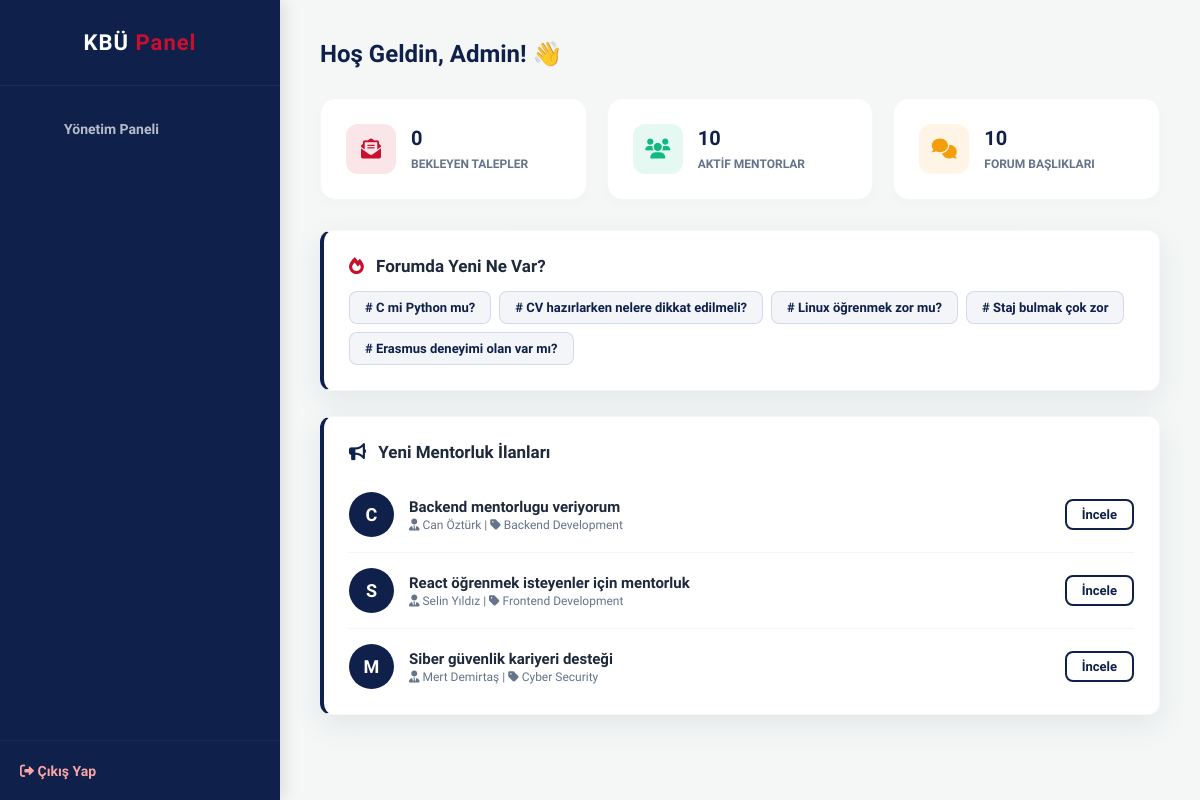
The page /kariyer_platformu/dashboard.php (signed in) on the database its author committed.
### tables this page shows
CREATE TABLE forum_posts (
    id INT PRIMARY KEY AUTO_INCREMENT,
    user_id INT NOT NULL,
    category_id INT NOT NULL,
    title VARCHAR(255) NOT NULL,
    content TEXT NOT NULL,
    is_anonymous BOOLEAN DEFAULT FALSE,
    created_at TIMESTAMP DEFAULT CURRENT_TIMESTAMP,
    FOREIGN KEY (user_id) REFERENCES users(id) ON DELETE CASCADE,
    FOREIGN KEY (category_id) REFERENCES forum_categories(id) ON DELETE CASCADE,
    FULLTEXT(title, content)
);

CREATE TABLE mentor_ads (
    ads_id INT PRIMARY KEY AUTO_INCREMENT,
    graduate_id INT NOT NULL,
    expertise VARCHAR(100) NOT NULL,
    title VARCHAR(255) NOT NULL,
    created_at TIMESTAMP DEFAULT CURRENT_TIMESTAMP,
    FOREIGN KEY (graduate_id) REFERENCES graduates(user_id) ON DELETE CASCADE
);

CREATE TABLE users (
    id INT PRIMARY KEY AUTO_INCREMENT,
    first_name VARCHAR(100) NOT NULL,
    last_name VARCHAR(100) NOT NULL,
    email VARCHAR(255) UNIQUE NOT NULL,
    password VARCHAR(255) NOT NULL,
    role ENUM('student', 'graduate', 'admin') NOT NULL,
    is_verified BOOLEAN DEFAULT FALSE,
    gender ENUM('male', 'female', 'other') NULL,
    created_at TIMESTAMP DEFAULT CURRENT_TIMESTAMP
);

### kariyer_platformu/dashboard.php (the view, shortened to what this page needs)
<?php
require_once 'includes/db.php';
$user_id = $_SESSION['user_id'];
$first_name = $_SESSION['first_name'];
$role = $_SESSION['role'];
$stats = array(
    'request_count' => 0,
    'forum_count' => 0,
    'active_mentors' => 0
);
try {
    if ($role == 'student') {
        $q = $conn->prepare("SELECT COUNT(*) as total FROM mentor_applications WHERE student_id = ?");
    } else {
        $q = $conn->prepare("SELECT COUNT(*) as total FROM mentor_applications ma
                             JOIN mentor_ads ad ON ma.ads_id = ad.ads_id
                             WHERE ad.graduate_id = ? AND ma.status = 'pending'");
    }
    if ($q) {
        $q->bind_param("i", $user_id);
        $q->execute();
        $res = $q->get_result();
        $row = $res->fetch_assoc();
        $stats['request_count'] = $row['total'];
    }
} catch (Exception $e) {
    $stats['request_count'] = 0;
}
$forum_res = $conn->query("SELECT COUNT(*) FROM forum_posts");
$stats['forum_count'] = ($forum_res) ? $forum_res->fetch_row()[0] : 0;
$mentor_res = $conn->query("SELECT COUNT(DISTINCT graduate_id) FROM mentor_ads");
$stats['active_mentors'] = ($mentor_res) ? $mentor_res->fetch_row()[0] : 0;
$forum_q = $conn->query("SELECT id, title FROM forum_posts ORDER BY created_at DESC LIMIT 5");
$ads_sql = "SELECT ma.ads_id, ma.title, ma.expertise, u.first_name, u.last_name
            FROM mentor_ads ma
            JOIN users u ON ma.graduate_id = u.id
            WHERE u.id != $user_id
            ORDER BY ma.created_at DESC LIMIT 3";
$ads_q = $conn->query($ads_sql);
?>
<!DOCTYPE html>
<html lang="tr">
<head>
    <link rel="stylesheet" href="https://cdnjs.cloudflare.com/ajax/libs/font-awesome/6.0.0/css/all.min.css">
    <link rel="stylesheet" href="assets/css/main.css">
    <link rel="stylesheet" href="assets/css/app.css">
    <link rel="stylesheet" href="assets/css/dashboard.css">
</head>
<body>
    <div class="app-container">
        <?php include 'includes/sidebar.php'; ?>
        <main class="main-content">
            <div class="page-header">
                <h1 class="page-title">Hoş Geldin, <?= htmlspecialchars($first_name) ?>! 👋</h1>
            </div>
            <div class="stats-grid">
                <div class="stat-card">
                    <div class="stat-icon <?= ($role == 'student' ? 'icon-blue' : 'icon-red') ?>">
                        <i class="fa-solid <?= ($role == 'student' ? 'fa-paper-plane' : 'fa-envelope-open-text') ?>"></i>
                    </div>
                    <div class="stat-info">
                        <h3><?= (int) $stats['request_count'] ?></h3>
                        <span><?= ($role == 'student' ? 'Yaptığım Başvurular' : 'Bekleyen Talepler') ?></span>
                    </div>
                </div>
                <div class="stat-card">
                    <div class="stat-icon icon-green"><i class="fa-solid fa-users"></i></div>
                    <div class="stat-info">
                        <h3><?= (int) $stats['active_mentors'] ?></h3>
                        <span>Aktif Mentorlar</span>
                    </div>
                </div>
                <div class="stat-card">
                    <div class="stat-icon icon-yellow"><i class="fa-solid fa-comments"></i></div>
                    <div class="stat-info">
                        <h3><?= (int) $stats['forum_count'] ?></h3>
                        <span>Forum Başlıkları</span>
                    </div>
                </div>
            </div>
            <div class="dashboard-grid">
                <div class="glass-card dashboard-box">
                    <h3 class="box-title"><i class="fa-solid fa-fire icon-red-text"></i> Forumda Yeni Ne Var?</h3>
                    <div class="forum-badges-container">
                        <?php if ($forum_q && $forum_q->num_rows > 0): ?>
                            <?php while ($post = $forum_q->fetch_assoc()): ?>
                                <a href="forum/post_detail.php?id=<?= (int) $post['id'] ?>" class="forum-badge">
                                    # <?= htmlspecialchars($post['title']) ?>
                                </a>
                            <?php endwhile; ?>
                        <?php else: ?>
                            <p class="empty-text">Henüz bir soru sorulmamış.</p>
                        <?php endif; ?>
                    </div>
                </div>
                <div class="glass-card dashboard-box">
                    <h3 class="box-title"><i class="fa-solid fa-bullhorn icon-navy"></i> Yeni Mentorluk İlanları</h3>
                    <div class="mentor-list">
                        <?php if ($ads_q && $ads_q->num_rows > 0): ?>
                            <?php while ($ad = $ads_q->fetch_assoc()): ?>
                                <div class="mentor-item">
                                    <div class="mentor-avatar">
                                        <?= mb_substr(htmlspecialchars($ad['first_name']), 0, 1, 'UTF-8') ?>
                                    </div>
                                    <div class="mentor-info">
                                        <div class="mentor-name"><?= htmlspecialchars($ad['title']) ?></div>
                                        <div class="mentor-year">
                                            <i class="fa-solid fa-user-tie"></i> <?= htmlspecialchars($ad['first_name'] . " " . $ad['last_name']) ?>
                                            | <i class="fa-solid fa-tag"></i> <?= htmlspecialchars($ad['expertise']) ?>
                                        </div>
                                    </div>
                                    <a href="mentor/student_apply.php?ads_id=<?= $ad['ads_id'] ?>" class="btn-outline-navy">İncele</a>
                                </div>
                            <?php endwhile; ?>
                        <?php else: ?>
                            <p class="empty-text">Şu an aktif ilan bulunmuyor.</p>
                        <?php endif; ?>
                    </div>
                </div>
            </div>
        </main>
    </div>
</body>
</html>

### kariyer_platformu/assets/css/main.css (style rules this page uses)
:root { --kbu-lacivert: #0F204B; --kbu-kirmizi: #C8102E; --kbu-beyaz: #FFFFFF; --bg-light: #F4F7F6; --text-dark: #1E293B; --text-muted: #64748B; --card-shadow: 0 10px 30px rgba(15, 32, 75, 0.08); --font-main: 'Plus Jakarta Sans', sans-serif; --transition: all 0.3s ease; }
* { margin: 0; padding: 0; box-sizing: border-box; }
body { font-family: var(--font-main); background-color: var(--bg-light); color: var(--text-dark); min-height: 100vh; }
a { text-decoration: none; color: var(--kbu-lacivert); transition: var(--transition); }
.glass-card { background: var(--kbu-beyaz); border: 1px solid rgba(0, 0, 0, 0.03); border-radius: 24px; box-shadow: var(--card-shadow); padding: 40px; }

### kariyer_platformu/assets/css/app.css (style rules this page uses)
.app-container { display: flex; min-height: 100vh; background-color: var(--bg-light); }
.main-content { flex: 1; margin-left: 280px; padding: 40px; }
.page-header { margin-bottom: 30px; }
.page-title { color: var(--kbu-lacivert); font-size: 24px; margin-bottom: 5px; }

### kariyer_platformu/assets/css/dashboard.css (style rules this page uses)
.stats-grid { display: grid; grid-template-columns: repeat(auto-fit, minmax(250px, 1fr)); gap: 20px; margin-bottom: 30px; }
.stat-card { background: white; padding: 25px; border-radius: 16px; border: 1px solid rgba(0,0,0,0.03); display: flex; align-items: center; box-shadow: 0 4px 10px rgba(0,0,0,0.02); transition: transform 0.2s ease; }
.stat-icon { width: 50px; height: 50px; border-radius: 12px; display: flex; justify-content: center; align-items: center; font-size: 20px; margin-right: 15px; }
.icon-red { background: rgba(200, 16, 46, 0.1); color: var(--kbu-kirmizi); }
.icon-green { background: rgba(16, 185, 129, 0.1); color: #10B981; }
.icon-yellow { background: rgba(245, 158, 11, 0.1); color: #F59E0B; }
.stat-info h3 { font-size: 20px; color: var(--kbu-lacivert); margin: 0 0 3px 0; }
.stat-info span { font-size: 12px; color: var(--text-muted); font-weight: 600; text-transform: uppercase; }
.dashboard-grid { display: grid; grid-template-columns: 1fr; gap: 25px; margin-top: 25px; }
.dashboard-box { padding: 25px; background: white; border-radius: 12px; border-left: 4px solid var(--kbu-lacivert); transition: all 0.3s ease-in-out; }
.box-title { font-size: 17px; margin: 0 0 15px 0; color: var(--text-main); transition: color 0.3s ease; }
.icon-red-text { color: var(--kbu-kirmizi); margin-right: 8px; }
.icon-navy { color: var(--kbu-lacivert); margin-right: 8px; }
.forum-badges-container { display: flex; flex-wrap: wrap; gap: 8px; }
.forum-badge { display: inline-block; background: rgba(30, 58, 138, 0.05); color: var(--kbu-lacivert); padding: 8px 15px; border-radius: 8px; font-size: 13px; text-decoration: none; border: 1px solid rgba(30, 58, 138, 0.15); transition: all 0.3s ease; font-weight: 600; }
.mentor-list { display: flex; flex-direction: column; }
.mentor-item { display: flex; align-items: center; gap: 15px; padding: 15px 0; border-bottom: 1px solid #f1f5f9; }
.mentor-item:last-child { border-bottom: none; padding-bottom: 0; }
.mentor-avatar { width: 45px; height: 45px; border-radius: 50%; background: var(--kbu-lacivert); color: white; display: flex; align-items: center; justify-content: center; font-weight: bold; font-size: 18px; flex-shrink: 0; }
.mentor-info { flex: 1; display: flex; flex-direction: column; }
.mentor-name { font-size: 15px; font-weight: 700; color: var(--text-main); margin-bottom: 2px; }
.mentor-year { font-size: 12px; color: var(--text-muted); }
.btn-outline-navy { font-size: 13px; color: var(--kbu-lacivert); text-decoration: none; font-weight: 700; border: 2px solid var(--kbu-lacivert); padding: 6px 15px; border-radius: 8px; transition: 0.2s; background: transparent; }

### rows shown on the page
forum_posts: title "C mi Python mu?"
forum_posts: title "CV hazırlarken nelere dikkat edilmeli?"
forum_posts: title "Linux öğrenmek zor mu?"
forum_posts: title "Staj bulmak çok zor"
forum_posts: title "Erasmus deneyimi olan var mı?"
mentor_ads: users.first_name "C", title "Backend mentorlugu veriyorum", users.first_name+last_name "Can Öztürk", expertise "Backend Development"
mentor_ads: users.first_name "S", title "React öğrenmek isteyenler için mentorluk", users.first_name+last_name "Selin Yıldız", expertise "Frontend Development"
mentor_ads: users.first_name "M", title "Siber güvenlik kariyeri desteği", users.first_name+last_name "Mert Demirtaş", expertise "Cyber Security"

### other values the page prints
$first_name "Admin"
$stats['request_count'] "0"
$stats['active_mentors'] "10"
$stats['forum_count'] "10"
